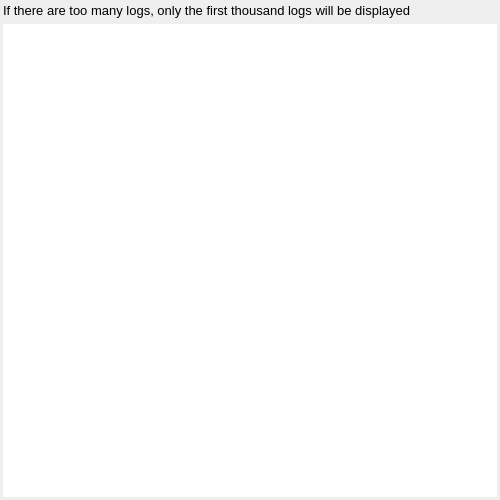
<?xml version="1.0" encoding="UTF-8"?>
<ui version="4.0">
 <class>ErrorLogDialog</class>
 <widget class="QDialog" name="ErrorLogDialog">
  <property name="geometry">
   <rect>
    <x>0</x>
    <y>0</y>
    <width>500</width>
    <height>500</height>
   </rect>
  </property>
  <property name="font">
   <font>
    <stylestrategy>PreferAntialias</stylestrategy>
   </font>
  </property>
  <property name="focusPolicy">
   <enum>Qt::ClickFocus</enum>
  </property>
  <property name="windowTitle">
   <string>ErrorLogDialog</string>
  </property>
  <layout class="QVBoxLayout" name="verticalLayout">
   <property name="leftMargin">
    <number>3</number>
   </property>
   <property name="topMargin">
    <number>3</number>
   </property>
   <property name="rightMargin">
    <number>3</number>
   </property>
   <property name="bottomMargin">
    <number>3</number>
   </property>
   <item>
    <widget class="QLabel" name="headerText">
     <property name="font">
      <font>
       <pointsize>10</pointsize>
       <stylestrategy>PreferAntialias</stylestrategy>
      </font>
     </property>
     <property name="text">
      <string>If there are too many logs, only the first thousand logs will be displayed</string>
     </property>
    </widget>
   </item>
   <item>
    <widget class="QTextBrowser" name="log">
     <property name="minimumSize">
      <size>
       <width>0</width>
       <height>180</height>
      </size>
     </property>
     <property name="contextMenuPolicy">
      <enum>Qt::NoContextMenu</enum>
     </property>
     <property name="frameShape">
      <enum>QFrame::NoFrame</enum>
     </property>
     <property name="textInteractionFlags">
      <set>Qt::LinksAccessibleByKeyboard|Qt::LinksAccessibleByMouse|Qt::TextBrowserInteraction|Qt::TextSelectableByKeyboard|Qt::TextSelectableByMouse</set>
     </property>
     <property name="openExternalLinks">
      <bool>true</bool>
     </property>
    </widget>
   </item>
  </layout>
 </widget>
 <resources/>
 <connections/>
</ui>
